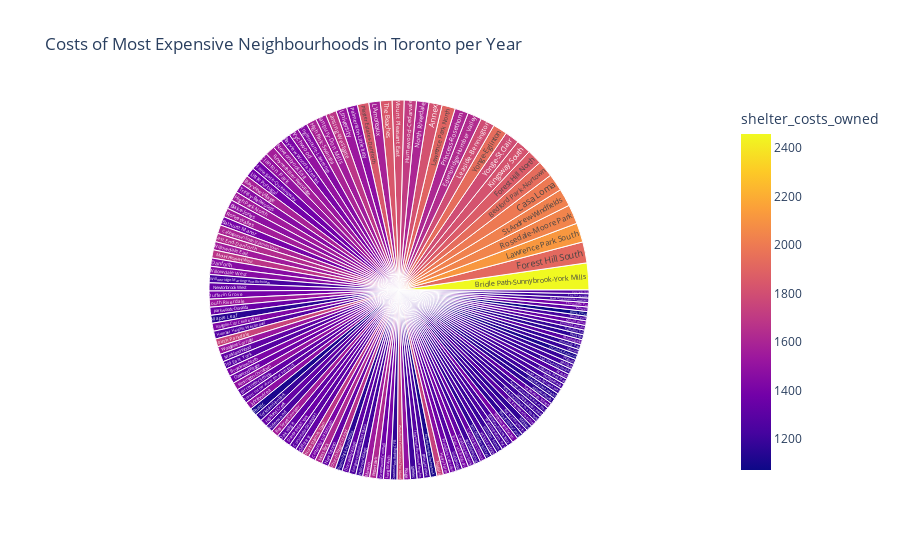

Notebook source saved alongside this figure:
### Code cell
# Create the sunburst chart
exp_sunburst =px.sunburst(
    df_expensive_neighbourhoods_per_year,
    path=["neighbourhood"],
    values="average_house_value",
    color='shelter_costs_owned',
    title="Costs of Most Expensive Neighbourhoods in Toronto per Year",
    height=700
)
exp_sunburst.show()

### Figure 1 — Plotly figure (JSON) as saved in the notebook; plotly's stock layout.template omitted (floating-point values rounded to 4 significant figures; data arrays with more than 128 entries replaced by an {"elided": "..."} marker saying what was removed)
{"data": [{"branchvalues": "total", "customdata": {"elided": "140x1 float values"}, "domain": {"x": [0, 1], "y": [0, 1]}, "hovertemplate": "labels=%{label}<br>average_house_value=%{value}<br>parent=%{parent}<br>id=%{id}<br>shelter_costs_owned=%{color}<extra></extra>", "ids": {"elided": "140 str values"}, "labels": {"elided": "140 str values"}, "marker": {"coloraxis": "coloraxis", "colors": {"elided": "140 float values"}}, "name": "", "parents": {"elided": "140 str values"}, "type": "sunburst", "values": {"elided": "140 int values"}}], "layout": {"autosize": true, "coloraxis": {"colorbar": {"title": {"text": "shelter_costs_owned"}}, "colorscale": [[0, "#0d0887"], [0.1111, "#46039f"], [0.2222, "#7201a8"], [0.3333, "#9c179e"], [0.4444, "#bd3786"], [0.5556, "#d8576b"], [0.6667, "#ed7953"], [0.7778, "#fb9f3a"], [0.8889, "#fdca26"], [1, "#f0f921"]]}, "legend": {"tracegroupgap": 0}, "title": {"text": "Costs of Most Expensive Neighbourhoods in Toronto per Year"}}}
